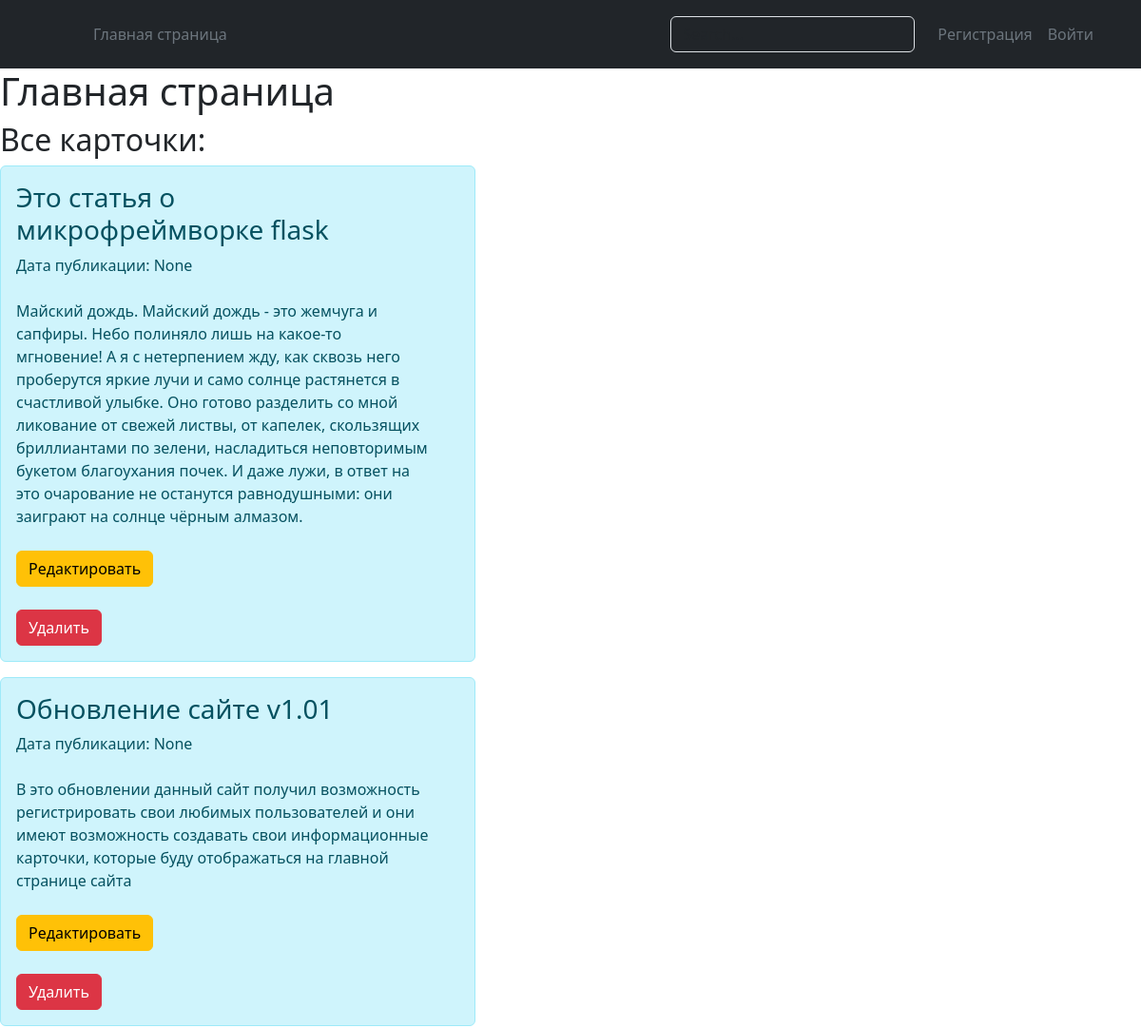
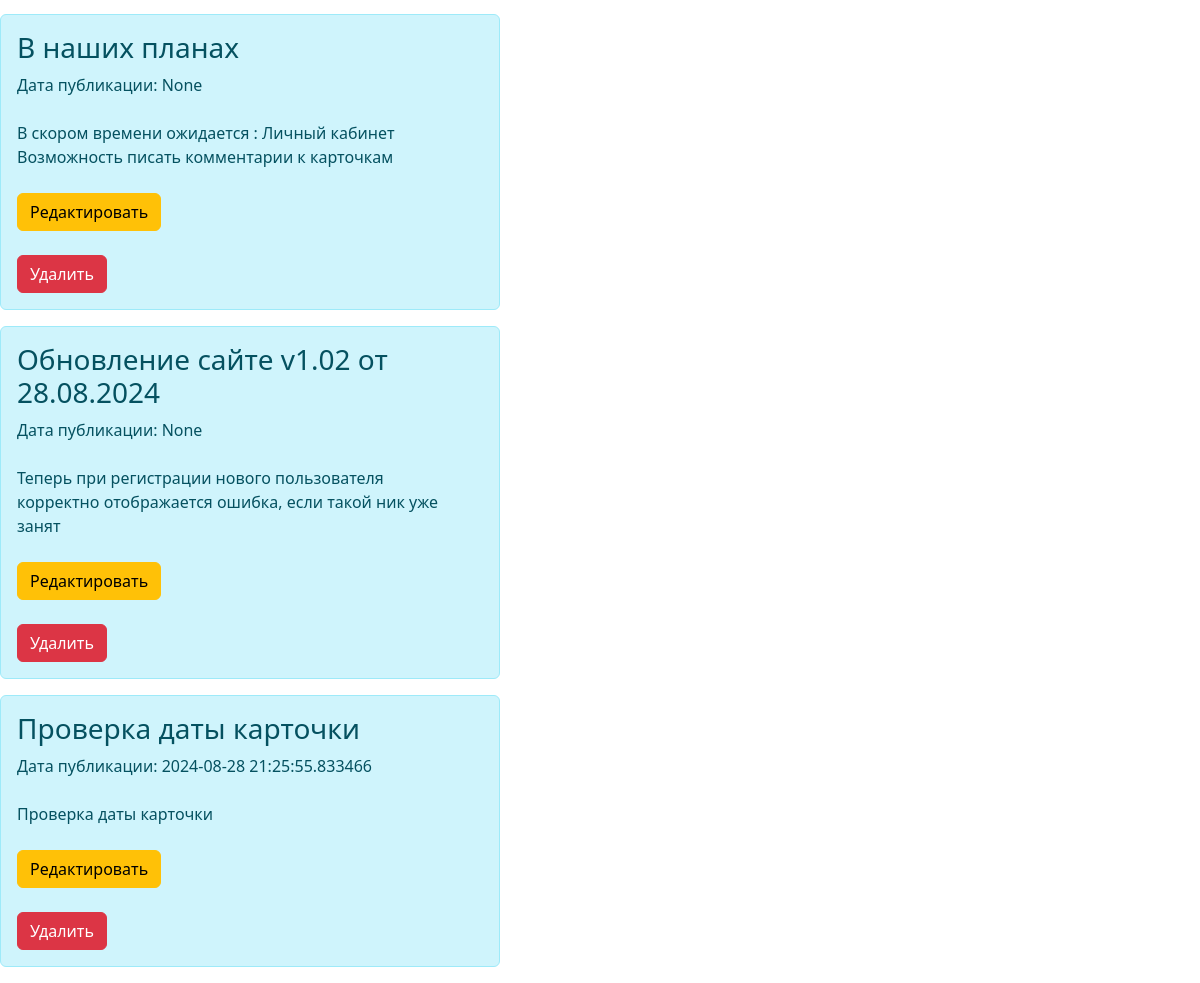
/index, run on the app's committed database (2 pictures, top to bottom).
### app.py (models this page shows, shortened)
class Cards(db.Model):
    id = db.Column(db.Integer, primary_key=True)
    name = db.Column(db.String, nullable=False)
    text = db.Column(db.Text)
    date_add_card = db.Column(db.DateTime,default=datetime.utcnow)
    user_id = db.Column(db.Integer, db.ForeignKey('user.id'))

### app.py (the view)
@app.route("/")
@app.route("/index")
def index():
    list_cards = Cards.query.all()
    return render_template("index.html", list_cards=list_cards)

### templates/index.html (shortened to what this page needs)
{% extends 'base.html' %}
{% block body %}
<h1>Главная страница</h1>
<h2>Все карточки:</h2>
{% for el in list_cards  %}
<div class="alert alert-dismissible alert-info col-5"
                         role="alert"
                         id="alert">
                       <h3> {{el.name }} </h3>
    Дата публикации:  {{ el.date_add_card }}
    <br>
    <br>
                         {{el.text }}
    <br>
     <form method="post" action="{{ url_for('del_card', id=el.id) }}">
         <br>
         <a href="{{ url_for('upd_card', id=el.id) }}" class="btn btn-warning">Редактировать</a><br>
     <br>
     <button type="submit" class="btn btn-danger">Удалить</button></form>
 </div>
{% endfor %}
{% endblock %}

### templates/base.html (shortened to what this page needs)
<!DOCTYPE html>
<html lang="en">
<head>
    <link href="https://cdn.jsdelivr.net/npm/bootstrap@5.3.3/dist/css/bootstrap.min.css" rel="stylesheet">
<header class="p-3 text-bg-dark">
    <div class="container">
      <div class="d-flex flex-wrap align-items-center justify-content-center justify-content-lg-start">
        <a href="/" class="d-flex align-items-center mb-2 mb-lg-0 text-white text-decoration-none">
          <svg class="bi me-2" width="40" height="32" role="img" aria-label="Bootstrap"><use xlink:href="#bootstrap"></use></svg>
        </a>
        <ul class="nav col-12 col-lg-auto me-lg-auto mb-2 justify-content-center mb-md-0">
            <li><a href="index" class="nav-link px-2 text-secondary">Главная страница</a></li>
        </ul>
        <form class="col-12 col-lg-auto mb-3 mb-lg-0 me-lg-3" role="search">
          <input type="search" class="form-control form-control-dark text-bg-dark" placeholder="Search..." aria-label="Search">
        </form>
          {% if current_user.is_authenticated  %}
          <a href="logout" class="nav-link px-2 text-secondary">Выйти</a>
          <a href="personal_account" class="=nav-link px-2 text-secondary">Личный кабинет</a>
          {% else %}
          <a href="register" class="nav-link px-2 text-secondary">Регистрация</a>
          <a href="login" class="nav-link px-2 text-secondary">Войти</a>
          {% endif %}
      </div>
    </div>
  </header>
<body>
{% block body %}
{% endblock %}
</body>
</html>

### data on the page
Cards: name "Это статья о микрофреймворке flask", date_add_card "None", text "Майский дождь. Майский дождь - это жемчуга и сапфиры. Небо полиняло лишь на какое-то мгновение! А я с нетерпением жду, как сквозь него проберутся яркие лучи и само солнце растянется в счастливой улыбке. Оно готово разделить со мной ликование от свежей листвы, от капелек, скользящих бриллиантами по зелени, насладиться неповторимым букетом благоухания почек. И даже лужи, в ответ на это очарование не останутся равнодушными: они заиграют на солнце чёрным алмазом."
Cards: name "Обновление сайте v1.01", date_add_card "None", text "В это обновлении данный сайт получил возможность регистрировать свои любимых пользователей и они имеют возможность создавать свои информационные карточки, которые буду отображаться на главной странице сайта"
Cards: name "В наших планах", date_add_card "None", text "В скором времени ожидается : Личный кабинет Возможность писать комментарии к карточкам"
Cards: name "Обновление сайте v1.02 от 28.08.2024", date_add_card "None", text "Теперь при регистрации нового пользователя корректно отображается ошибка, если такой ник уже занят"
Cards: name "Проверка даты карточки", date_add_card "2024-08-28 21:25:55.833466", text "Проверка даты карточки"
